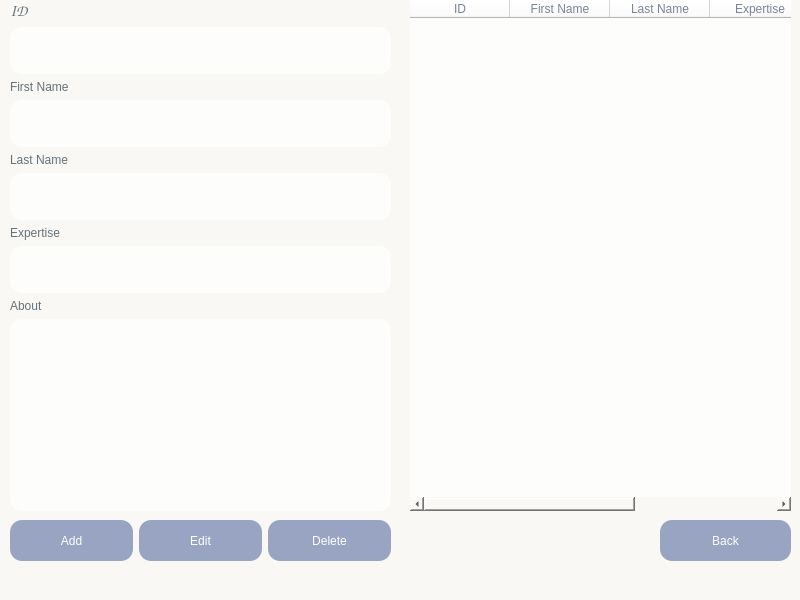
<?xml version="1.0" encoding="UTF-8"?>
<ui version="4.0">
 <class>ManageAuthors</class>
 <widget class="QMainWindow" name="ManageAuthors">
  <property name="geometry">
   <rect>
    <x>0</x>
    <y>0</y>
    <width>800</width>
    <height>600</height>
   </rect>
  </property>
  <property name="sizePolicy">
   <sizepolicy hsizetype="Expanding" vsizetype="Expanding">
    <horstretch>0</horstretch>
    <verstretch>0</verstretch>
   </sizepolicy>
  </property>
  <property name="windowTitle">
   <string>MainWindow</string>
  </property>
  <property name="styleSheet">
   <string notr="true">background-color: rgb(250, 248, 245);</string>
  </property>
  <widget class="QWidget" name="centralwidget">
   <widget class="QWidget" name="">
    <property name="geometry">
     <rect>
      <x>10</x>
      <y>0</y>
      <width>381</width>
      <height>511</height>
     </rect>
    </property>
    <layout class="QFormLayout" name="formLayout">
     <item row="0" column="0" colspan="2">
      <widget class="QLabel" name="label">
       <property name="font">
        <font>
         <family>Comic Sans MS</family>
         <pointsize>12</pointsize>
         <italic>false</italic>
         <bold>false</bold>
        </font>
       </property>
       <property name="styleSheet">
        <string notr="true">color: rgb(100, 114, 121);
font: 12pt &quot;Comic Sans MS&quot;;</string>
       </property>
       <property name="text">
        <string>ID</string>
       </property>
      </widget>
     </item>
     <item row="1" column="0" colspan="2">
      <widget class="QLineEdit" name="id">
       <property name="sizePolicy">
        <sizepolicy hsizetype="Expanding" vsizetype="Expanding">
         <horstretch>0</horstretch>
         <verstretch>0</verstretch>
        </sizepolicy>
       </property>
       <property name="font">
        <font>
         <family>Comic Sans MS</family>
         <pointsize>12</pointsize>
        </font>
       </property>
       <property name="styleSheet">
        <string notr="true">color: rgb(121, 131, 154);
background-color: rgb(253, 253, 252);
border-radius: 12px;</string>
       </property>
      </widget>
     </item>
     <item row="2" column="0" colspan="2">
      <widget class="QLabel" name="label_2">
       <property name="styleSheet">
        <string notr="true">color: rgb(100, 114, 121);
font: 12pt &quot;Comic Sans MS&quot;;</string>
       </property>
       <property name="text">
        <string>First Name</string>
       </property>
      </widget>
     </item>
     <item row="3" column="0" colspan="2">
      <widget class="QLineEdit" name="firstName">
       <property name="sizePolicy">
        <sizepolicy hsizetype="Expanding" vsizetype="Expanding">
         <horstretch>0</horstretch>
         <verstretch>0</verstretch>
        </sizepolicy>
       </property>
       <property name="font">
        <font>
         <family>Comic Sans MS</family>
         <pointsize>12</pointsize>
        </font>
       </property>
       <property name="styleSheet">
        <string notr="true">color: rgb(121, 131, 154);
background-color: rgb(253, 253, 252);
border-radius: 12px;</string>
       </property>
      </widget>
     </item>
     <item row="4" column="0" colspan="2">
      <widget class="QLabel" name="label_3">
       <property name="styleSheet">
        <string notr="true">color: rgb(100, 114, 121);
font: 12pt &quot;Comic Sans MS&quot;;</string>
       </property>
       <property name="text">
        <string>Last Name</string>
       </property>
      </widget>
     </item>
     <item row="5" column="0" colspan="2">
      <widget class="QLineEdit" name="lastName">
       <property name="sizePolicy">
        <sizepolicy hsizetype="Expanding" vsizetype="Expanding">
         <horstretch>0</horstretch>
         <verstretch>0</verstretch>
        </sizepolicy>
       </property>
       <property name="font">
        <font>
         <family>Comic Sans MS</family>
         <pointsize>12</pointsize>
        </font>
       </property>
       <property name="styleSheet">
        <string notr="true">color: rgb(121, 131, 154);
background-color: rgb(253, 253, 252);
border-radius: 12px;</string>
       </property>
      </widget>
     </item>
     <item row="6" column="0" colspan="2">
      <widget class="QLabel" name="label_4">
       <property name="styleSheet">
        <string notr="true">color: rgb(100, 114, 121);
font: 12pt &quot;Comic Sans MS&quot;;</string>
       </property>
       <property name="text">
        <string>Expertise</string>
       </property>
      </widget>
     </item>
     <item row="7" column="0" colspan="2">
      <widget class="QLineEdit" name="expertise">
       <property name="sizePolicy">
        <sizepolicy hsizetype="Expanding" vsizetype="Expanding">
         <horstretch>0</horstretch>
         <verstretch>0</verstretch>
        </sizepolicy>
       </property>
       <property name="font">
        <font>
         <family>Comic Sans MS</family>
         <pointsize>12</pointsize>
        </font>
       </property>
       <property name="styleSheet">
        <string notr="true">color: rgb(121, 131, 154);
background-color: rgb(253, 253, 252);
border-radius: 12px;</string>
       </property>
      </widget>
     </item>
     <item row="8" column="0" colspan="2">
      <widget class="QLabel" name="label_5">
       <property name="styleSheet">
        <string notr="true">color: rgb(100, 114, 121);
font: 12pt &quot;Comic Sans MS&quot;;</string>
       </property>
       <property name="text">
        <string>About</string>
       </property>
      </widget>
     </item>
     <item row="9" column="0" colspan="2">
      <widget class="QPlainTextEdit" name="about">
       <property name="font">
        <font>
         <family>Comic Sans MS</family>
         <pointsize>12</pointsize>
        </font>
       </property>
       <property name="styleSheet">
        <string notr="true">color: rgb(121, 131, 154);
background-color: rgb(253, 253, 252);
border-radius: 12px;</string>
       </property>
      </widget>
     </item>
    </layout>
   </widget>
   <widget class="QWidget" name="">
    <property name="geometry">
     <rect>
      <x>10</x>
      <y>520</y>
      <width>381</width>
      <height>41</height>
     </rect>
    </property>
    <layout class="QHBoxLayout" name="horizontalLayout">
     <item>
      <widget class="QPushButton" name="addButton">
       <property name="sizePolicy">
        <sizepolicy hsizetype="Minimum" vsizetype="Expanding">
         <horstretch>0</horstretch>
         <verstretch>0</verstretch>
        </sizepolicy>
       </property>
       <property name="cursor">
        <cursorShape>PointingHandCursor</cursorShape>
       </property>
       <property name="styleSheet">
        <string notr="true">color: rgb(255, 255, 255);
background-color: rgb(152, 164, 193);
border-radius: 12px;
</string>
       </property>
       <property name="text">
        <string>Add</string>
       </property>
      </widget>
     </item>
     <item>
      <widget class="QPushButton" name="editButton">
       <property name="sizePolicy">
        <sizepolicy hsizetype="Minimum" vsizetype="Expanding">
         <horstretch>0</horstretch>
         <verstretch>0</verstretch>
        </sizepolicy>
       </property>
       <property name="cursor">
        <cursorShape>PointingHandCursor</cursorShape>
       </property>
       <property name="styleSheet">
        <string notr="true">color: rgb(255, 255, 255);
background-color: rgb(152, 164, 193);
border-radius: 12px;
</string>
       </property>
       <property name="text">
        <string>Edit</string>
       </property>
      </widget>
     </item>
     <item>
      <widget class="QPushButton" name="deleteButton">
       <property name="sizePolicy">
        <sizepolicy hsizetype="Minimum" vsizetype="Expanding">
         <horstretch>0</horstretch>
         <verstretch>0</verstretch>
        </sizepolicy>
       </property>
       <property name="cursor">
        <cursorShape>PointingHandCursor</cursorShape>
       </property>
       <property name="styleSheet">
        <string notr="true">color: rgb(255, 255, 255);
background-color: rgb(152, 164, 193);
border-radius: 12px;
</string>
       </property>
       <property name="text">
        <string>Delete</string>
       </property>
      </widget>
     </item>
    </layout>
   </widget>
   <widget class="QTableWidget" name="authorTableWidget">
    <property name="geometry">
     <rect>
      <x>410</x>
      <y>0</y>
      <width>381</width>
      <height>511</height>
     </rect>
    </property>
    <property name="styleSheet">
     <string notr="true">color: rgb(121, 131, 154);
background-color: rgb(253, 253, 252);
border-radius: 12px;
font: 10pt &quot;Comic Sans MS&quot;;</string>
    </property>
    <column>
     <property name="text">
      <string>ID</string>
     </property>
    </column>
    <column>
     <property name="text">
      <string>First Name</string>
     </property>
    </column>
    <column>
     <property name="text">
      <string>Last Name</string>
     </property>
    </column>
    <column>
     <property name="text">
      <string>Expertise</string>
     </property>
    </column>
    <column>
     <property name="text">
      <string>About</string>
     </property>
    </column>
   </widget>
   <widget class="QPushButton" name="backButton">
    <property name="geometry">
     <rect>
      <x>660</x>
      <y>520</y>
      <width>131</width>
      <height>41</height>
     </rect>
    </property>
    <property name="sizePolicy">
     <sizepolicy hsizetype="Expanding" vsizetype="Expanding">
      <horstretch>0</horstretch>
      <verstretch>0</verstretch>
     </sizepolicy>
    </property>
    <property name="cursor">
     <cursorShape>PointingHandCursor</cursorShape>
    </property>
    <property name="styleSheet">
     <string notr="true">color: rgb(255, 255, 255);
background-color: rgb(152, 164, 193);
border-radius: 12px;
</string>
    </property>
    <property name="text">
     <string>Back</string>
    </property>
   </widget>
  </widget>
  <widget class="QMenuBar" name="menubar">
   <property name="geometry">
    <rect>
     <x>0</x>
     <y>0</y>
     <width>800</width>
     <height>17</height>
    </rect>
   </property>
  </widget>
  <widget class="QStatusBar" name="statusbar"/>
 </widget>
 <resources/>
 <connections/>
</ui>
